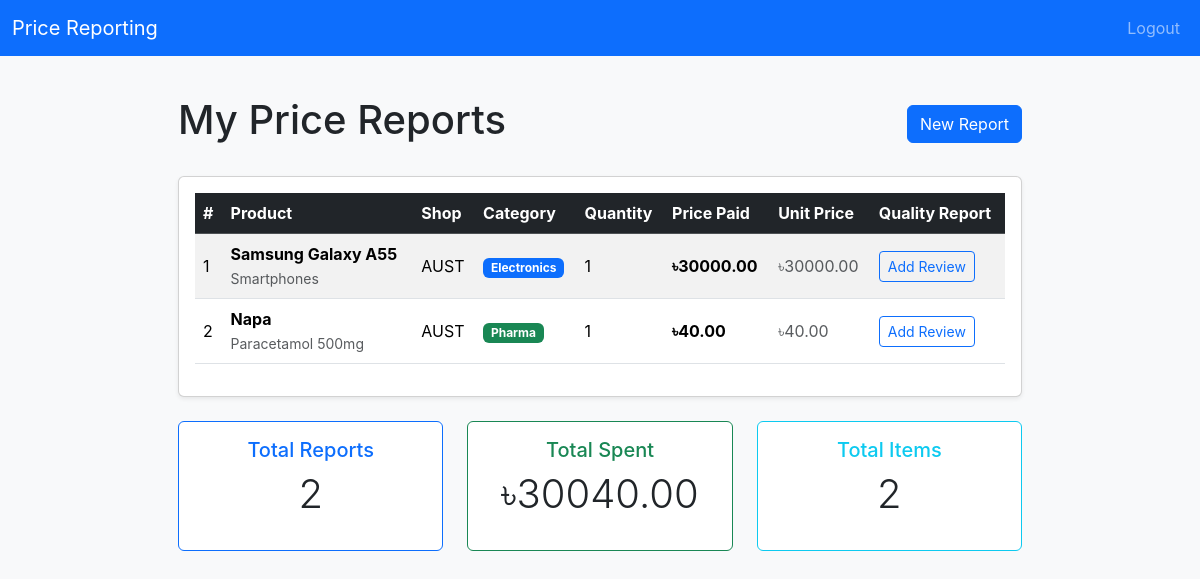
The app's page /user/price_reports (signed in), older data.
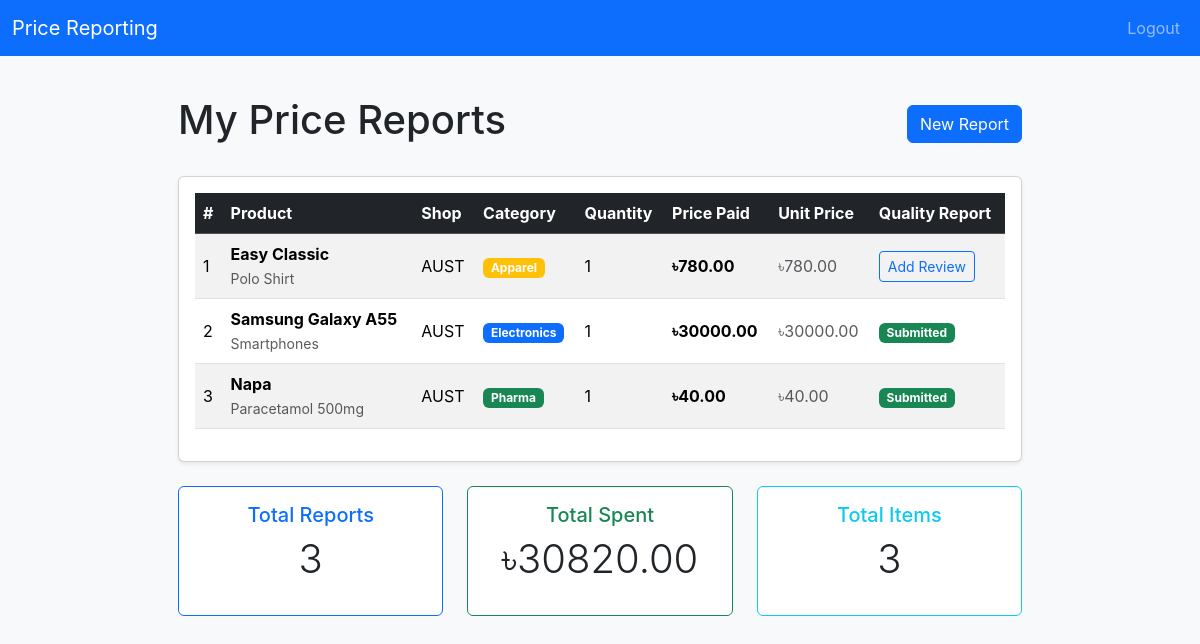
The same page, newer data.
### tables this page shows
CREATE TABLE price_reports (
  id INTEGER PRIMARY KEY AUTOINCREMENT,
  user_id INTEGER NOT NULL,
  shop_id INTEGER NOT NULL,
  product_alias_id INTEGER NOT NULL,
  price_paid REAL NOT NULL,
  quantity INTEGER NOT NULL DEFAULT 1,
  reported_at DATETIME NOT NULL DEFAULT CURRENT_TIMESTAMP,

  FOREIGN KEY (user_id) REFERENCES users(id),
  FOREIGN KEY (shop_id) REFERENCES shops(id),
  FOREIGN KEY (product_alias_id) REFERENCES product_aliases(id)
);

CREATE TABLE product_aliases (
  id INTEGER PRIMARY KEY AUTOINCREMENT,
  product_id INTEGER NOT NULL,
  alias_name TEXT NOT NULL,

  FOREIGN KEY (product_id) REFERENCES products(id),
  UNIQUE (product_id, alias_name)
);

CREATE TABLE products (
  id INTEGER PRIMARY KEY AUTOINCREMENT,
  canonical_name TEXT NOT NULL,
  category TEXT NOT NULL CHECK (
    category IN ('electronics','pharma','apparel','food')
  ),
  created_at DATETIME NOT NULL DEFAULT CURRENT_TIMESTAMP
);

CREATE TABLE shops (
    id INTEGER PRIMARY KEY AUTOINCREMENT,
    name TEXT NOT NULL,
    address TEXT NOT NULL,
    latitude REAL NOT NULL,
    longitude REAL NOT NULL,
    created_at TEXT DEFAULT CURRENT_TIMESTAMP
);

CREATE TABLE quality_reports (
  id INTEGER PRIMARY KEY AUTOINCREMENT,
  price_report_id INTEGER NOT NULL UNIQUE,
  user_id INTEGER NOT NULL,
  category TEXT NOT NULL CHECK (
    category IN ('electronics','pharma','apparel','food')
  ),
  confidence_score REAL,
  created_at DATETIME NOT NULL DEFAULT CURRENT_TIMESTAMP,

  FOREIGN KEY (price_report_id) REFERENCES price_reports(id),
  FOREIGN KEY (user_id) REFERENCES users(id)
);

### routes/user.py (the view)
@user_bp.route("/user/price_reports")
@login_required
def user_price_reports():
    try:
        price_reports = db.execute(
            "SELECT pr.id, s.name AS shop_name, pa.alias_name, p.canonical_name, p.category, pr.price_paid, pr.quantity, "
            "qr.id AS quality_report_id "
            "FROM price_reports pr "
            "JOIN shops s ON pr.shop_id = s.id "
            "JOIN product_aliases pa ON pr.product_alias_id = pa.id "
            "JOIN products p ON pa.product_id = p.id "
            "LEFT JOIN quality_reports qr ON qr.price_report_id = pr.id "
            "WHERE pr.user_id = ? "
            "ORDER BY pr.reported_at DESC",
            session.get("user_id")
        )
    except Exception as e:
        print(f"Database error: {e}")
        return apology("Failed to load price reports", 500)
    return render_template("user_price_reports.html", price_reports=price_reports)

### app.py (called while the page is built)
@app.after_request
def after_request(response):
    response.headers["Cache-Control"] = "no-cache, no-store, must-revalidate"
    response.headers["Expires"] = 0
    response.headers["Pragma"] = "no-cache"
    return response

### helpers.py (called while the page is built)
def login_required(f):
    @wraps(f)
    def decorated_function(*args, **kwargs):
        if session.get("user_id") is None:
            return redirect("/login")
        return f(*args, **kwargs)
    return decorated_function

### templates/user_price_reports.html (shortened to what this page needs)
{% extends "layout.html" %}
{% block content %}
<div class="container">
  <div class="d-flex justify-content-between align-items-center mb-4">
    <h1>My Price Reports</h1>
    <a href="/create/price_report" class="btn btn-primary">
       New Report
    </a>
  </div>
  {% if price_reports %}
  <div class="card shadow-sm">
    <div class="card-body">
      <div class="table-responsive">
        <table class="table table-hover table-striped align-middle">
          <thead class="table-dark">
            <tr>
              <th scope="col">#</th>
              <th scope="col">Product</th>
              <th scope="col">Shop</th>
              <th scope="col">Category</th>
              <th scope="col">Quantity</th>
              <th scope="col">Price Paid</th>
              <th scope="col">Unit Price</th>
              <th scope="col">Quality Report</th>
            </tr>
          </thead>
          <tbody>
            {% for report in price_reports %}
            <tr>
              <td>{{ loop.index }}</td>
              <td>
                <strong>{{ report.alias_name }}</strong>
                <br>
                <small class="text-muted">{{ report.canonical_name }}</small>
              </td>
              <td>{{ report.shop_name }}</td>
              <td>
                <span class="badge
                  {% if report.category == 'electronics' %}bg-primary
                  {% elif report.category == 'pharma' %}bg-success
                  {% elif report.category == 'apparel' %}bg-warning
                  {% elif report.category == 'food' %}bg-info
                  {% else %}bg-secondary
                  {% endif %}">
                  {{ report.category|capitalize }}
                </span>
              </td>
              <td>{{ report.quantity }}</td>
              <td class="fw-bold">৳{{ "%.2f"|format(report.price_paid) }}</td>
              <td class="text-muted">৳{{ "%.2f"|format(report.price_paid / report.quantity) }}</td>
              <td>
                {% if report.quality_report_id %}
                <span class="badge bg-success">
                   Submitted
                </span>
                {% else %}
                <a href="/create/quality_report/{{ report.id }}" class="btn btn-sm btn-outline-primary">
                   Add Review
                </a>
                {% endif %}
              </td>
            </tr>
            {% endfor %}
          </tbody>
        </table>
      </div>
    </div>
  </div>
  <div class="row mt-4">
    <div class="col-md-4">
      <div class="card text-center border-primary">
        <div class="card-body">
          <h5 class="card-title text-primary">Total Reports</h5>
          <p class="display-6">{{ price_reports|length }}</p>
        </div>
      </div>
    </div>
    <div class="col-md-4">
      <div class="card text-center border-success">
        <div class="card-body">
          <h5 class="card-title text-success">Total Spent</h5>
          <p class="display-6">৳{{ "%.2f"|format(price_reports|sum(attribute='price_paid')) }}</p>
        </div>
      </div>
    </div>
    <div class="col-md-4">
      <div class="card text-center border-info">
        <div class="card-body">
          <h5 class="card-title text-info">Total Items</h5>
          <p class="display-6">{{ price_reports|sum(attribute='quantity') }}</p>
        </div>
      </div>
    </div>
  </div>
  {% endif %}
</div>
{% endblock %}

### templates/layout.html (shortened to what this page needs)
<!doctype html>
<html lang="en">
  <head>
    <link href="https://cdn.jsdelivr.net/npm/bootstrap@5.3.2/dist/css/bootstrap.min.css" rel="stylesheet">
    <link rel="stylesheet" href="{{ url_for('static', filename='css/style.css') }}">
  </head>
  <body>
    <nav class="navbar navbar-expand-lg navbar-dark bg-primary mb-4">
      <div class="container-fluid">
        <a class="navbar-brand" href="/">Price Reporting</a>
        <div class="collapse navbar-collapse" id="navbarsExample">
          <ul class="navbar-nav ms-auto mb-2 mb-lg-0">
            {% if session.get('user_id') %}
            <li class="nav-item"><a class="nav-link" href="/logout">Logout</a></li>
            {% else %}
            <li class="nav-item"><a class="nav-link" href="/login">Login</a></li>
            <li class="nav-item"><a class="nav-link" href="/register">Register</a></li>
            {% endif %}
          </ul>
        </div>
      </div>
    </nav>
    <main class="container">
      {% block content %}{% endblock %}
    </main>
  </body>
</html>

### static/css/style.css (style rules this page uses)
body { font-family: -apple-system, BlinkMacSystemFont, "Segoe UI", Roboto, "Helvetica Neue", Arial, sans-serif; margin: 0; padding: 0; background: #f8f9fa; color: #212529; }
main.container { max-width: 900px; margin: 0 auto; padding: 1rem; }

Row changes from the older to the newer data that the page shows:
no longer on one of the page's lists (row unchanged): price_reports: alias_name "Samsung Galaxy A55", canonical_name "Smartphones", shop_name "AUST", category "Electronics", quantity "1", price_paid "30000.00", report.price_paid/report.quantity "30000.00"
no longer on one of the page's lists (row unchanged): price_reports: alias_name "Napa", canonical_name "Paracetamol 500mg", shop_name "AUST", category "Pharma", quantity "1", price_paid "40.00", report.price_paid/report.quantity "40.00"
added price_reports: alias_name "Easy Classic", canonical_name "Polo Shirt", shop_name "AUST", category "Apparel", quantity "1", price_paid "780.00", report.price_paid/report.quantity "780.00"
added quality_reports: alias_name "Samsung Galaxy A55", canonical_name "Smartphones", shop_name "AUST", category "Electronics", quantity "1", {{ "%.2f"|format(report.price_paid) }} "30000.00", {{ "%.2f"|format(report.price_paid / report.quantity) }} "30000.00", shows "Submitted"
added quality_reports: alias_name "Napa", canonical_name "Paracetamol 500mg", shop_name "AUST", category "Pharma", quantity "1", {{ "%.2f"|format(report.price_paid) }} "40.00", {{ "%.2f"|format(report.price_paid / report.quantity) }} "40.00", shows "Submitted"
Text that changed along with them:
{{ price_reports|length }}: "2" → "3"
{{ "%.2f"|format(price_reports|sum(attribute='price_paid')) }}: "30040.00" → "30820.00"
{{ price_reports|sum(attribute='quantity') }}: "2" → "3"
